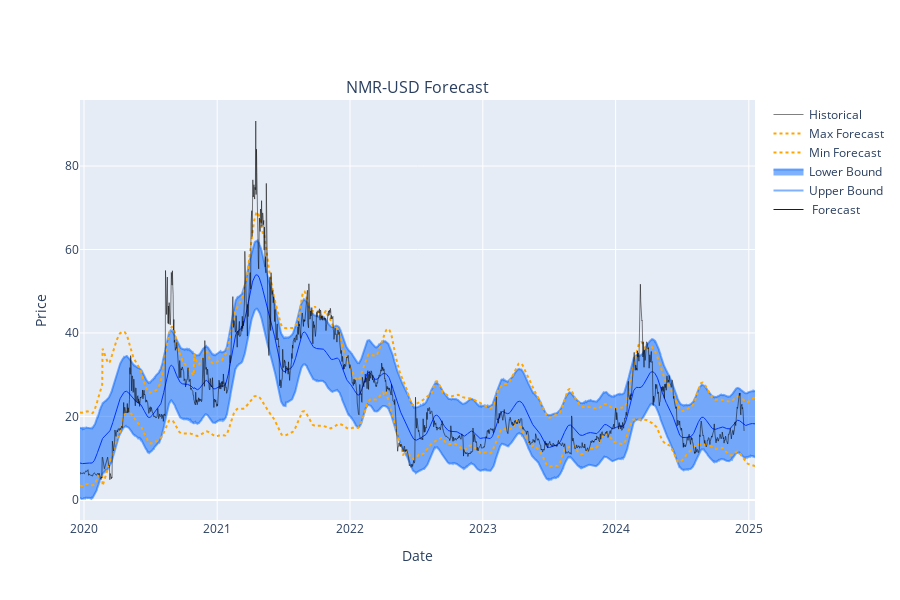

The notebook cell saved with this chart:
### Code cell
if __name__ == "__main__":
    # Fetch SPY data
    ticker = "NMR-USD"
    end_date = pd.Timestamp.today()
    start_date = end_date - pd.DateOffset(years=10)  # Fetch 10 years of data

    spy = yf.download(ticker, start=start_date, end=end_date)

    # Prepare data for Prophet
    df = pd.DataFrame({
        'ds': spy.index,
        'y': spy['Adj Close']
    }).reset_index(drop=True)

    # Convert lookback periods from years to days
    trading_days_per_year = 252
    lookback_years = range(5, 11)  # 5 to 10 years
    lookback_periods = [years * trading_days_per_year for years in lookback_years]

    # Create ensemble with different parameters
    ensemble = ProphetEnsemble(
        lookback_periods=lookback_periods,
        changepoint_priors=[0.001, 0.01, 0.1, 0.5],
        seasonality_modes=['additive', 'multiplicative']
    )

    # Fit ensemble and generate predictions
    ensemble.fit(df)
    forecast, individual_forecasts = ensemble.predict(periods=30)

    # Set plot start date to 5 years ago (matching shortest lookback)
    plot_start_date = end_date - pd.DateOffset(years=5)

    # Create and display visualization
    fig = plot_forecast(
        historical_df=df, 
        ensemble_forecast=forecast, 
        individual_forecasts=individual_forecasts, 
        title=f"{ticker}",
        plot_start_date=plot_start_date
    )
    fig.show()

### Figure 1 — Plotly figure (JSON) as saved in the notebook; plotly's stock layout.template omitted (floating-point values rounded to 4 significant figures; data arrays with more than 128 entries replaced by an {"elided": "..."} marker saying what was removed)
{"data": [{"line": {"color": "blue", "width": 1}, "name": " Forecast", "type": "scatter", "x": {"elided": "1856 str values"}, "y": {"elided": "1856 float values"}}, {"line": {"color": "rgba(0,100,255,0.5)"}, "mode": "lines", "name": "Upper Bound", "type": "scatter", "x": {"elided": "1856 str values"}, "y": {"elided": "1856 float values"}}, {"fill": "tonexty", "line": {"color": "rgba(0,100,255,0.5)"}, "mode": "lines", "name": "Lower Bound", "type": "scatter", "x": {"elided": "1856 str values"}, "y": {"elided": "1856 float values"}}, {"line": {"color": "rgba(255,165,0,1)", "dash": "dot"}, "mode": "lines", "name": "Min Forecast", "type": "scatter", "x": {"elided": "1856 str values"}, "y": {"elided": "1856 float values"}}, {"line": {"color": "rgba(255,165,0,1)", "dash": "dot"}, "mode": "lines", "name": "Max Forecast", "type": "scatter", "x": {"elided": "1856 str values"}, "y": {"elided": "1856 float values"}}, {"line": {"color": "black", "width": 0.5}, "name": "Historical", "type": "scatter", "x": {"elided": "1826 str values"}, "y": {"elided": "1826 float values"}}], "layout": {"annotations": [{"font": {"size": 16}, "showarrow": false, "text": "NMR-USD Forecast", "x": 0.5, "xanchor": "center", "xref": "paper", "y": 1, "yanchor": "bottom", "yref": "paper"}], "height": 600, "showlegend": true, "title": {"x": 0.5}, "xaxis": {"anchor": "y", "domain": [0, 1], "title": {"text": "Date"}}, "yaxis": {"anchor": "x", "domain": [0, 1], "title": {"text": "Price"}}}}
